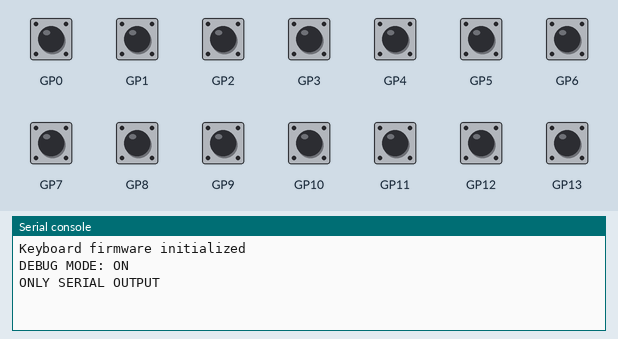
Bench run of a program on a simulated Raspberry Pi Pico running CircuitPython. On the bench: the last lines printed to the serial console. The test bench sets the inputs (shaded band); at power-on: GP0–13 HIGH. USB keyboard and mouse output is not drawn.

Above: at 1.2 s.
1.3 s: GP0 pulled LOW for 0.15 s
At 2.6 s:
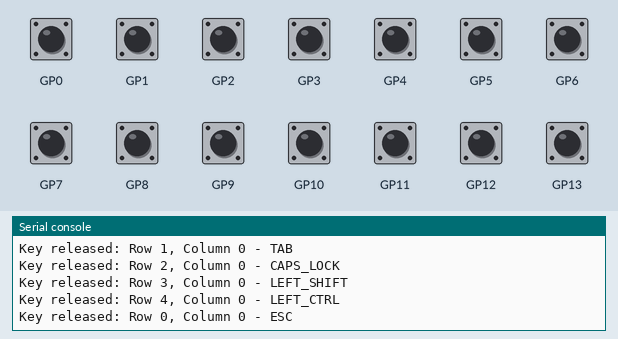
2.9 s: GP1 pulled LOW for 0.15 s
At 3.9 s:
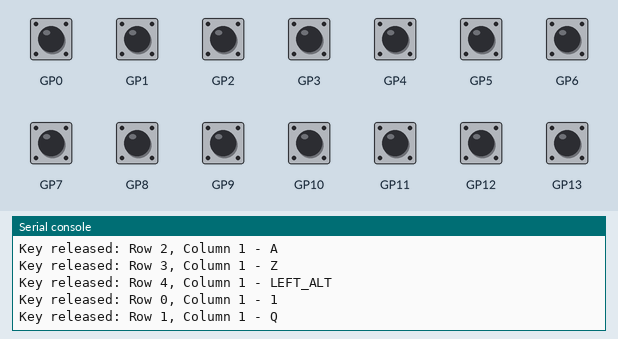
4.5 s: GP2 pulled LOW for 0.15 s
At 5.1 s:
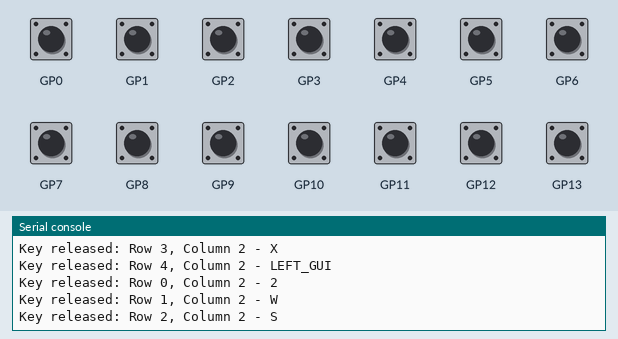
6.1 s: GP3 pulled LOW for 0.15 s
At 7.4 s:
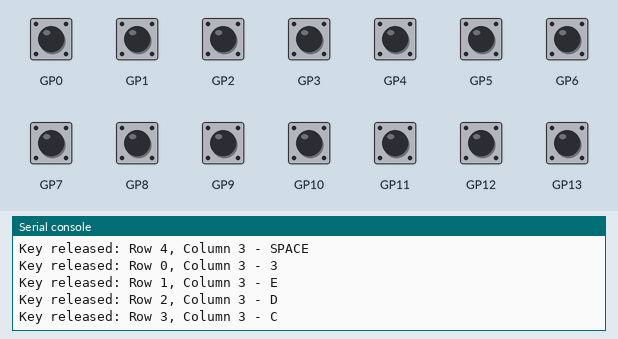
7.7 s: GP4 pulled LOW for 0.15 s
At 8.8 s:
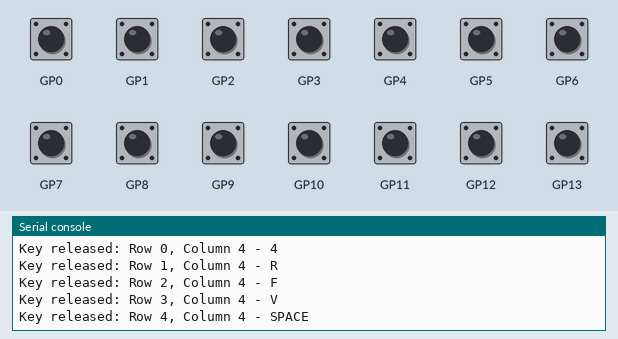
9.3 s: GP5 pulled LOW for 0.15 s
At 10.0 s:
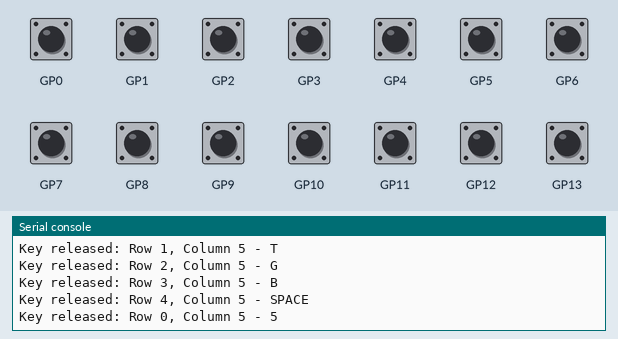

The program:

code.py
```python
# (licence header left out)
import time
import board
import digitalio
import usb_hid
from adafruit_hid.keyboard import Keyboard
from adafruit_hid.keycode import Keycode

# Debug mode toggle - set to False for normal keyboard operation
# Set to True to only output to serial without sending keystrokes
DEBUG_MODE = True

# Initialize keyboard
keyboard = Keyboard(usb_hid.devices)

# Define pins for rows based on specified connections (top to bottom)
row_pins = [board.GP15, board.GP14, board.GP16, board.GP17, board.GP18]  # 5 rows

# Define pins for columns (left to right)
col_pins = [
    board.GP0, board.GP1, board.GP2, board.GP3, board.GP4, board.GP5,
    board.GP6, board.GP7, board.GP8, board.GP9, board.GP10, board.GP11,
    board.GP12, board.GP13  # 14 columns
]

# Setup rows as outputs with initial HIGH state
rows = []
for pin in row_pins:
    row = digitalio.DigitalInOut(pin)
    row.direction = digitalio.Direction.OUTPUT
    row.drive_mode = digitalio.DriveMode.PUSH_PULL
    row.value = True  # Set HIGH initially (inactive)
    rows.append(row)

# Setup columns as inputs with pull-up resistors
cols = []
for pin in col_pins:
    col = digitalio.DigitalInOut(pin)
    col.direction = digitalio.Direction.INPUT
    col.pull = digitalio.Pull.UP  # Pull-UP for diode-to-switch configuration
    cols.append(col)

# Define a dictionary to map keycode values to names
# This replaces the vars(Keycode) approach that's not available in CircuitPython
KEYCODE_NAMES = {
    Keycode.A: "A", Keycode.B: "B", Keycode.C: "C", Keycode.D: "D",
    Keycode.E: "E", Keycode.F: "F", Keycode.G: "G", Keycode.H: "H",
    Keycode.I: "I", Keycode.J: "J", Keycode.K: "K", Keycode.L: "L",
    Keycode.M: "M", Keycode.N: "N", Keycode.O: "O", Keycode.P: "P",
    Keycode.Q: "Q", Keycode.R: "R", Keycode.S: "S", Keycode.T: "T",
    Keycode.U: "U", Keycode.V: "V", Keycode.W: "W", Keycode.X: "X",
    Keycode.Y: "Y", Keycode.Z: "Z",
    Keycode.ONE: "1", Keycode.TWO: "2", Keycode.THREE: "3", Keycode.FOUR: "4",
    Keycode.FIVE: "5", Keycode.SIX: "6", Keycode.SEVEN: "7", Keycode.EIGHT: "8",
    Keycode.NINE: "9", Keycode.ZERO: "0",
    Keycode.ENTER: "ENTER", Keycode.RETURN: "RETURN", Keycode.ESCAPE: "ESC",
    Keycode.BACKSPACE: "BACKSPACE", Keycode.TAB: "TAB", Keycode.SPACEBAR: "SPACE",
    Keycode.SPACE: "SPACE", Keycode.MINUS: "MINUS", Keycode.EQUALS: "EQUALS",
    Keycode.LEFT_BRACKET: "LEFT_BRACKET", Keycode.RIGHT_BRACKET: "RIGHT_BRACKET",
    Keycode.BACKSLASH: "BACKSLASH", Keycode.SEMICOLON: "SEMICOLON",
    Keycode.QUOTE: "QUOTE", Keycode.GRAVE_ACCENT: "GRAVE",
    Keycode.COMMA: "COMMA", Keycode.PERIOD: "PERIOD", Keycode.FORWARD_SLASH: "SLASH",
    Keycode.CAPS_LOCK: "CAPS_LOCK",
    Keycode.F1: "F1", Keycode.F2: "F2", Keycode.F3: "F3", Keycode.F4: "F4",
    Keycode.F5: "F5", Keycode.F6: "F6", Keycode.F7: "F7", Keycode.F8: "F8",
    Keycode.F9: "F9", Keycode.F10: "F10", Keycode.F11: "F11", Keycode.F12: "F12",
    Keycode.PRINT_SCREEN: "PRINT_SCREEN", Keycode.SCROLL_LOCK: "SCROLL_LOCK",
    Keycode.PAUSE: "PAUSE", Keycode.INSERT: "INSERT", Keycode.HOME: "HOME",
    Keycode.PAGE_UP: "PAGE_UP", Keycode.DELETE: "DELETE", Keycode.END: "END",
    Keycode.PAGE_DOWN: "PAGE_DOWN", Keycode.RIGHT_ARROW: "RIGHT",
    Keycode.LEFT_ARROW: "LEFT", Keycode.DOWN_ARROW: "DOWN", Keycode.UP_ARROW: "UP",
    Keycode.KEYPAD_NUMLOCK: "NUM_LOCK", Keycode.KEYPAD_FORWARD_SLASH: "KP_SLASH",
    Keycode.KEYPAD_ASTERISK: "KP_ASTERISK", Keycode.KEYPAD_MINUS: "KP_MINUS",
    Keycode.KEYPAD_PLUS: "KP_PLUS", Keycode.KEYPAD_ENTER: "KP_ENTER",
    Keycode.KEYPAD_ONE: "KP_1", Keycode.KEYPAD_TWO: "KP_2", Keycode.KEYPAD_THREE: "KP_3",
    Keycode.KEYPAD_FOUR: "KP_4", Keycode.KEYPAD_FIVE: "KP_5", Keycode.KEYPAD_SIX: "KP_6",
    Keycode.KEYPAD_SEVEN: "KP_7", Keycode.KEYPAD_EIGHT: "KP_8", Keycode.KEYPAD_NINE: "KP_9",
    Keycode.KEYPAD_ZERO: "KP_0", Keycode.KEYPAD_PERIOD: "KP_PERIOD",
    Keycode.LEFT_CONTROL: "LEFT_CTRL", Keycode.LEFT_SHIFT: "LEFT_SHIFT",
    Keycode.LEFT_ALT: "LEFT_ALT", Keycode.LEFT_GUI: "LEFT_GUI",
    Keycode.RIGHT_CONTROL: "RIGHT_CTRL", Keycode.RIGHT_SHIFT: "RIGHT_SHIFT",
    Keycode.RIGHT_ALT: "RIGHT_ALT", Keycode.RIGHT_GUI: "RIGHT_GUI"
}

# Helper function to get keycode name from the Keycode value
def get_keycode_name(keycode_value):
    return KEYCODE_NAMES.get(keycode_value, f"UNKNOWN({keycode_value})")

# Define the keymap - 5 rows x 14 columns
# You can customize this with the specific keycodes you want for each position
keymap = [
    # Row 0 (top row)
    [Keycode.ESCAPE, Keycode.ONE, Keycode.TWO, Keycode.THREE, Keycode.FOUR, Keycode.FIVE,
     Keycode.SIX, Keycode.SEVEN, Keycode.EIGHT, Keycode.NINE, Keycode.ZERO,
     Keycode.MINUS, Keycode.EQUALS, Keycode.BACKSPACE],

    # Row 1
    [Keycode.TAB, Keycode.Q, Keycode.W, Keycode.E, Keycode.R, Keycode.T,
     Keycode.Y, Keycode.U, Keycode.I, Keycode.O, Keycode.P,
     Keycode.LEFT_BRACKET, Keycode.RIGHT_BRACKET, Keycode.BACKSLASH],

    # Row 2
    [Keycode.CAPS_LOCK, Keycode.A, Keycode.S, Keycode.D, Keycode.F, Keycode.G,
     Keycode.H, Keycode.J, Keycode.K, Keycode.L, Keycode.SEMICOLON,
     Keycode.QUOTE, Keycode.ENTER, Keycode.DELETE],

    # Row 3
    [Keycode.LEFT_SHIFT, Keycode.Z, Keycode.X, Keycode.C, Keycode.V, Keycode.B,
     Keycode.N, Keycode.M, Keycode.COMMA, Keycode.PERIOD, Keycode.FORWARD_SLASH,
     Keycode.RIGHT_SHIFT, Keycode.UP_ARROW, Keycode.PAGE_UP],

    # Row 4 (bottom row)
    [Keycode.LEFT_CONTROL, Keycode.LEFT_ALT, Keycode.LEFT_GUI, Keycode.SPACE, Keycode.SPACE, Keycode.SPACE,
     Keycode.SPACE, Keycode.SPACE, Keycode.RIGHT_ALT, Keycode.RIGHT_CONTROL, Keycode.LEFT_ARROW,
     Keycode.DOWN_ARROW, Keycode.RIGHT_ARROW, Keycode.PAGE_DOWN]
]

# Keep track of the currently pressed keys
key_state = [[False for _ in range(len(col_pins))] for _ in range(len(row_pins))]

# Debounce time (in seconds)
DEBOUNCE_TIME = 0.01

# Last scan time for rate limiting
last_scan = time.monotonic()
scan_interval = 0.01  # 10ms between scans

print("Keyboard firmware initialized")
print(f"DEBUG MODE: {'ON' if DEBUG_MODE else 'OFF'}")
print(f"{'ONLY SERIAL OUTPUT' if DEBUG_MODE else 'NORMAL KEYBOARD OPERATION'}")

while True:
    current_time = time.monotonic()

    # Rate limiting to avoid overwhelming USB host
    if current_time - last_scan < scan_interval:
        continue

    last_scan = current_time

    # Scan the matrix
    for r in range(len(rows)):
        # Set current row LOW (active)
        rows[r].value = False
        time.sleep(0.001)  # Brief delay for electrical settling

        for c in range(len(cols)):
            # Read the column (LOW means key pressed with diode)
            key_pressed = not cols[c].value

            # Detect key state changes
            if key_pressed != key_state[r][c]:
                # Debounce
                time.sleep(DEBOUNCE_TIME)

                # Check again after debounce time
                key_pressed_debounced = not cols[c].value

                if key_pressed_debounced != key_state[r][c]:
                    # State has genuinely changed
                    key_state[r][c] = key_pressed_debounced
                    key_value = keymap[r][c]
                    key_name = get_keycode_name(key_value)

                    if key_pressed_debounced:
                        # Key pressed
                        print(f"Key pressed: Row {r}, Column {c} - {key_name}")

                        # Only send keystrokes if not in debug mode
                        if not DEBUG_MODE:
                            keyboard.press(key_value)
                    else:
                        # Key released
                        print(f"Key released: Row {r}, Column {c} - {key_name}")

                        # Only send keystrokes if not in debug mode
                        if not DEBUG_MODE:
                            keyboard.release(key_value)

        # Set row back to HIGH (inactive)
        rows[r].value = True
```

Measured:
- after the input at 1.3 s, the serial console: prints a new line at once (image 1)
- after the input at 2.9 s, the serial console: prints a new line at once (image 2)
- after the input at 4.5 s, the serial console: prints a new line at once (image 3)
- after the input at 6.1 s, the serial console: prints a new line at once (image 4)
- after the input at 7.7 s, the serial console: prints a new line at once (image 5)
- after the input at 9.3 s, the serial console: prints a new line at once (image 6)
